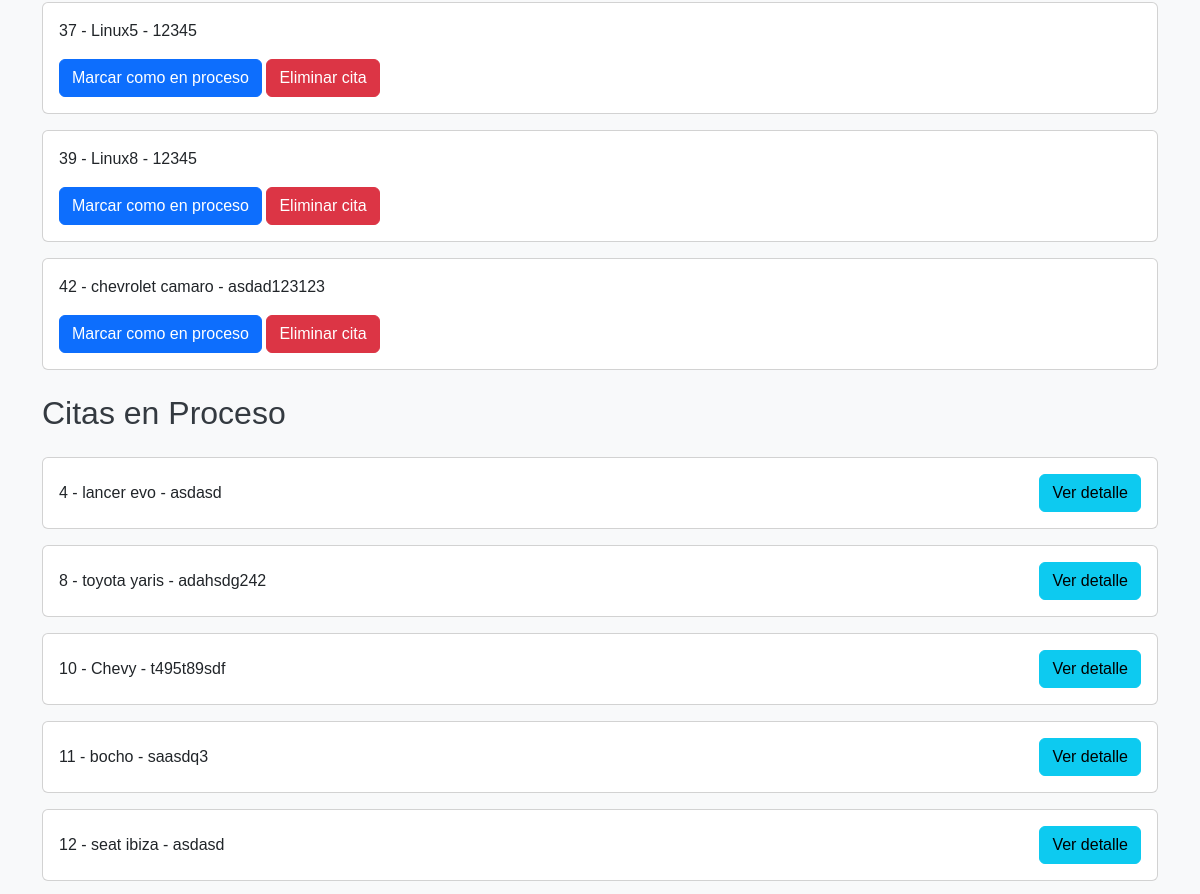
Page /panel_encargado/ (signed in, middle part) on the earlier database version.
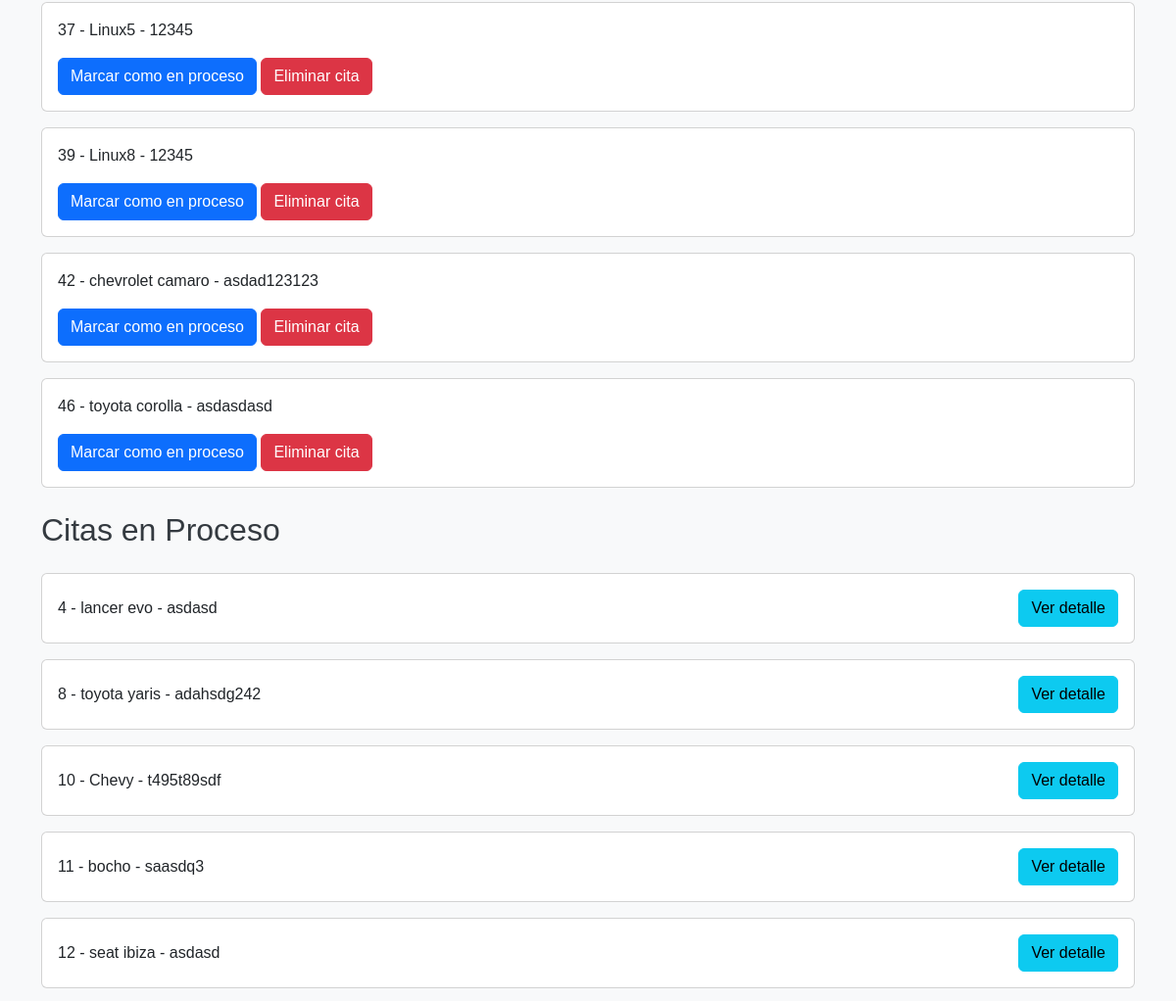
Same page on the later database version.
### autenticacion/models.py (models this page shows)
class Cita(models.Model):
    usuario = models.ForeignKey(User, on_delete=models.CASCADE)
    modelo_carro = models.CharField(max_length=100)
    color = models.CharField(max_length=100)
    placas = models.CharField(max_length=20)
    fecha = models.DateField()
    hora = models.TimeField()
    estado = models.CharField(max_length=50, default='pendiente')
    retroalimentacion = models.TextField(null=True, blank=True)
    servicios = models.ManyToManyField(Servicio, through='DetalleCita')
    def __str__(self):
        return f"Cita {self.id} - {self.modelo_carro}"

### autenticacion/views.py (the view)
# urls.py: path('panel_encargado/', v_auth.panel_encargado, name='panel_encargado'),
@login_required
def panel_encargado(request):
    citas_pendientes = Cita.objects.filter(estado='pendiente')
    citas_en_proceso = Cita.objects.filter(estado='en proceso')
    citas_finalizadas = Cita.objects.filter(estado='finalizada')
    print("Citas en espera: ",citas_pendientes.count())
    for cita1 in citas_pendientes:
        print(cita1)
    print("Citas en proceso: ", citas_en_proceso.count())
    for cita2 in citas_en_proceso:
        print(cita2)
    print("Citas finalizadas: " , citas_en_proceso.count())
    for cita3 in citas_en_proceso:
        print(cita3)
    return render(request, 'panelEncargado.html', {
        'citas_en_espera': citas_pendientes,
        'citas_en_proceso': citas_en_proceso,
        'citas_finalizadas': citas_finalizadas
    })

### main/templates/panelEncargado.html (shortened to what this page needs)
<!DOCTYPE html>
<html lang="en">
<head>
    {% extends 'layouts/base.html' %}
    {% block content %}
    <div class="container">
        <div id="en_espera" class="tabcontent" style="display: block;">
            {% for cita in citas_en_espera %}
                <div class="card mb-3">
                    <div class="card-body">
                        <p class="card-text">{{ cita.id }} - {{cita.modelo_carro}} - {{cita.placas}}</p>
                        <form action="{% url 'modificar_estado_cita' cita.id %}" method="post" class="d-inline">
                            <button type="submit" class="btn btn-primary" onclick="return confirm('¿Estás seguro de modificar el estado de la cita?')">Marcar como en proceso</button>
                        </form>
                        <form action="{% url 'eliminar_cita' cita.id %}" method="post" class="d-inline">
                            <button type="submit" class="btn btn-danger" onclick="return confirm('¿Estás seguro de eliminar la cita?')">Eliminar cita</button>
                        </form>
                    </div>
                </div>
            {% endfor %}
        </div>
        <div id="en_proceso" class="tabcontent">
            <h2 class="my-4">Citas en Proceso</h2>
            {% for cita in citas_en_proceso %}
                <div class="card mb-3">
                    <div class="card-body d-flex justify-content-between align-items-center">
                        <div>
                            <p class="card-text mb-0">{{ cita.id }} - {{cita.modelo_carro}} - {{cita.placas}}</p>
                        </div>
                        <a href="{% url 'detalle_cita_en_proceso' cita.id%}" class="btn btn-info">Ver detalle</a>
                    </div>
                </div>
            {% endfor %}
        </div>
    </div>
    {% endblock %}

Differences in the rows shown:
added Cita: id "46", modelo_carro "toyota corolla", placas "asdasdasd"
